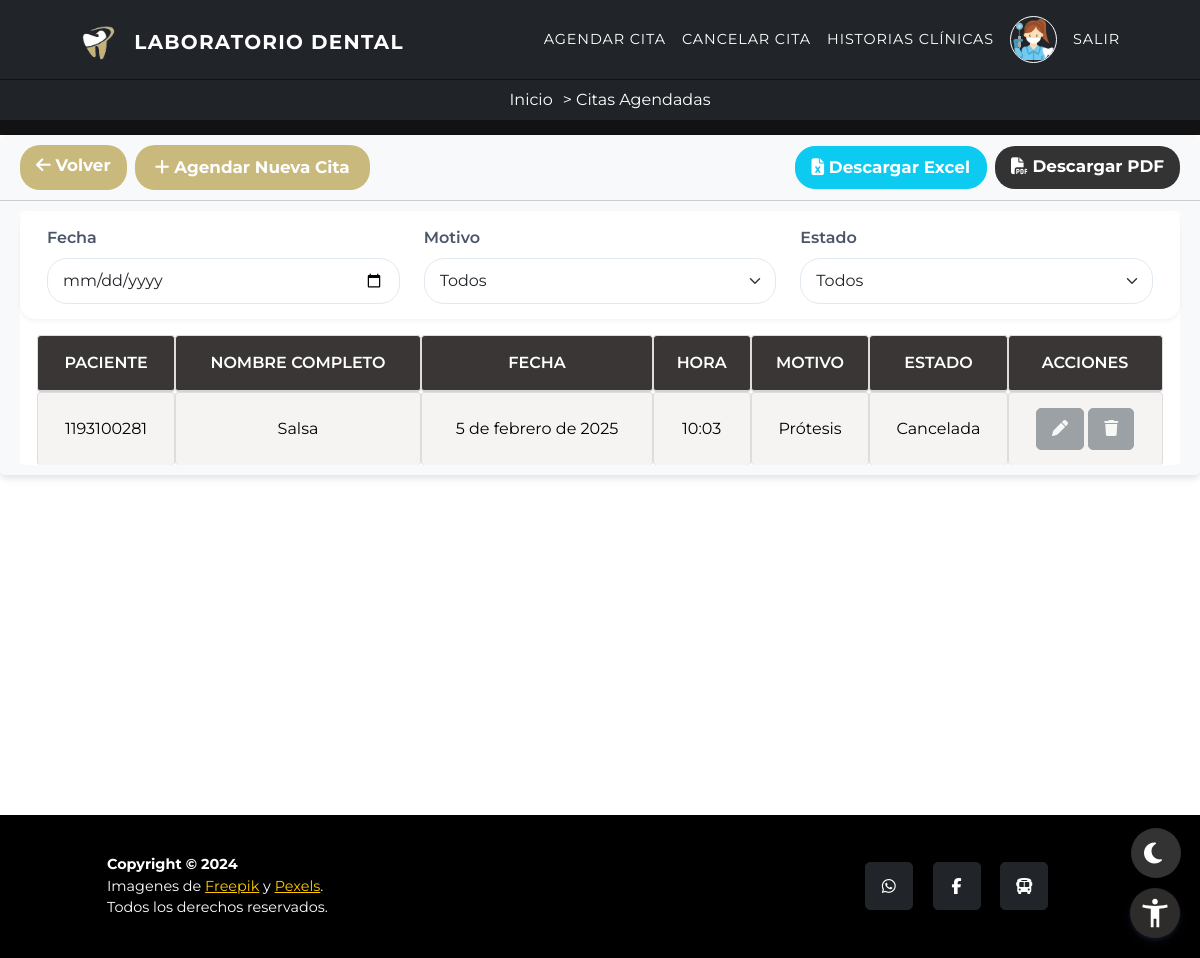
The page /list-citas/ (signed in) on the database as committed earlier.
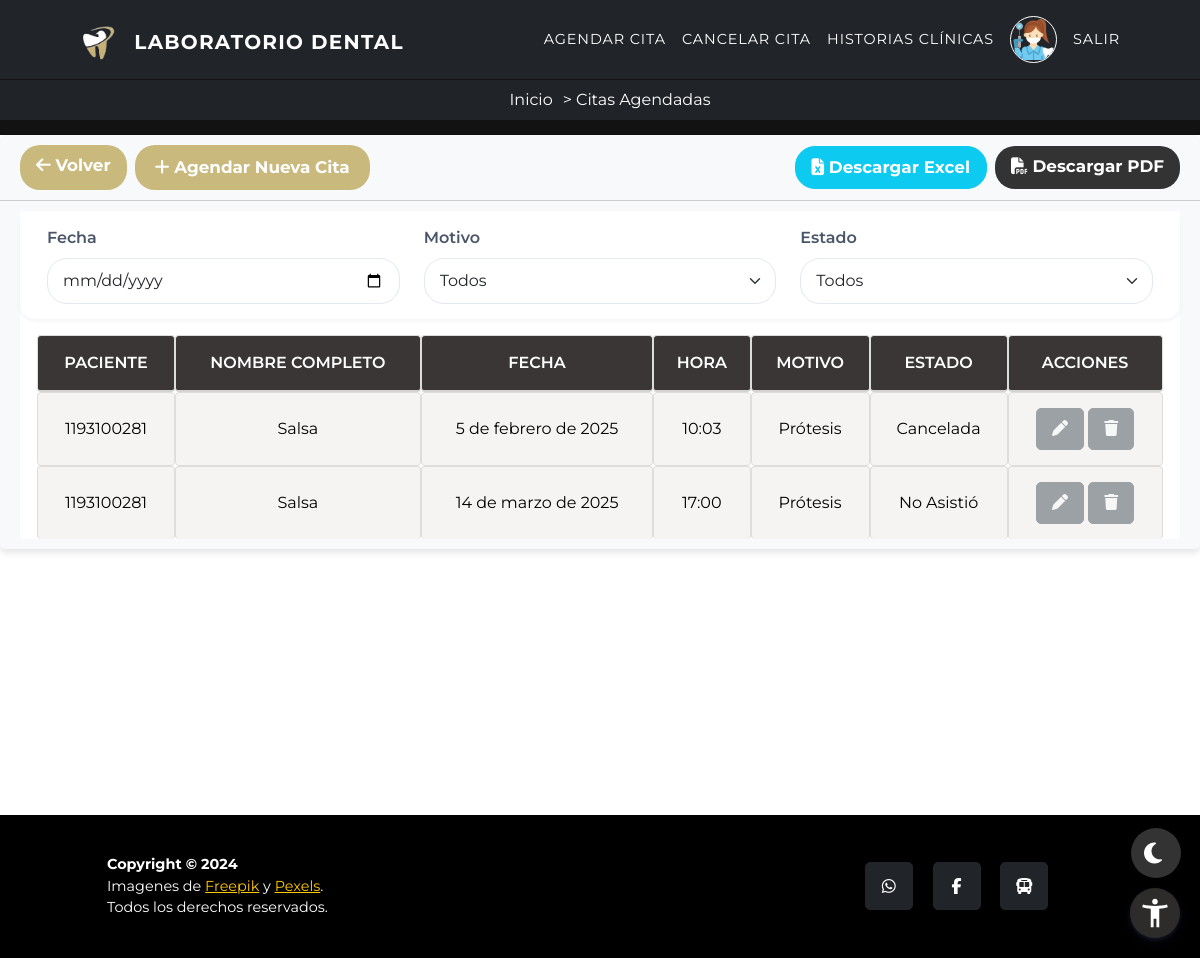
The same page on the database as committed later.
### inicio/models.py (models this page shows, shortened)
class Cita(models.Model):
    ESTADO_CHOICES = (
        ('Programada', 'Programada'),
        ('Asistida', 'Asistida'),
        ('Cancelada', 'Cancelada'),
        ('Inasistida', 'No Asistió'),
    )
    MOTIVO_CHOICES = (
        ('protesis', 'Prótesis'),
        ('ortodoncia', 'Ortodoncia'),
    )
    paciente = models.ForeignKey(UserProfile, on_delete=models.CASCADE)
    fecha_hora = models.ForeignKey(Fecha, on_delete=models.CASCADE, related_name='citas')
    motivo = models.CharField(max_length=20, choices=MOTIVO_CHOICES, default='protesis')
    estado = models.CharField(max_length=20, choices=ESTADO_CHOICES, default='Programada')
    asistio = models.BooleanField(default=False)
    google_event_id = models.CharField(max_length=255, blank=True, null=True)
    def save(self, *args, **kwargs):
        is_new = self.pk is None
        super().save(*args, **kwargs)
        self.actualizar_disponibilidad(is_new)
        self.actualizar_estado_por_fecha()
    def actualizar_estado_por_fecha(self):
        if self.fecha_hora.fecha < timezone.now().date() and self.estado == 'Programada':
            self.estado = 'inasistida'
            self.save()
    def actualizar_disponibilidad(self, is_new):
        print(f"Actualizando disponibilidad para fecha_hora: {self.fecha_hora}")
        if is_new or self.estado == 'Programada':
            self.fecha_hora.disponible = False
        print(f"Guardando fecha_hora con disponibilidad: {self.fecha_hora.disponible}")
        self.fecha_hora.save()

class UserProfile(AbstractBaseUser, PermissionsMixin):
    TIPO_CHOICES = (
        (1, 'T.I'),
        (2, 'C.C'),
        (3, 'C.E'),
        (4, 'C.I'),
    )
    tipo = models.PositiveSmallIntegerField(choices=TIPO_CHOICES, default=2)
    documento = models.IntegerField(unique=True, validators=[validate_document_length])
    nombre = models.CharField(max_length=50)
    imagen = models.ImageField(upload_to='imagenes/', blank=True, null=True)
    direccion = models.CharField(max_length=100, null=True, blank=True)
    correo = models.EmailField(max_length=100, null=True, blank=True)
    ocupacion = models.CharField(max_length=50, null=True, blank=True)
    celular = models.CharField(max_length=15, null=True, blank=True)
    acudiente = models.CharField(max_length=50, null=True, blank=True)
    edad = models.PositiveSmallIntegerField(null=True, blank=True)
    is_active = models.BooleanField(default=True, null=True, blank=True)
    is_admin = models.BooleanField(default=False, null=True, blank=True)
    is_superuser = models.BooleanField(default=False, null=True, blank=True)
    is_staff = models.BooleanField(default=False)
    objects = UserProfileManager()
    USERNAME_FIELD = 'documento'
    REQUIRED_FIELDS = ['nombre', 'correo']

class Fecha(models.Model):
    fecha = models.DateField()
    hora = models.TimeField()
    fecha_hora = models.DateTimeField(editable=False)
    disponible = models.BooleanField(default=True)
    class Meta:
        unique_together = ('fecha', 'hora')
    def __str__(self):
        return f"{self.fecha} {self.hora}"
    def save(self, *args, **kwargs):
        self.fecha_hora = timezone.datetime.combine(self.fecha, self.hora)
        print(f"Guardando Fecha {self}. Disponible antes de guardar: {self.disponible}")
        super().save(*args, **kwargs)
        print(f"Fecha guardada. Disponible después de guardar: {self.disponible}")

### citas/views.py (the view, shortened to what this page needs)
# urls.py: path('list-citas/', views.citas_agendadas, name="listcitas"),
@never_cache
@login_required(login_url='acceso_denegado')
def citas_agendadas(request):
    ahora = timezone.now()
    if request.user.is_superuser:
        citas = Cita.objects.all()
    else:
        citas = Cita.objects.filter(paciente=request.user)
    for cita in citas:
        fecha_hora_cita = datetime.combine(cita.fecha_hora.fecha, cita.fecha_hora.hora)
        fecha_hora_cita = timezone.make_aware(fecha_hora_cita)
        if fecha_hora_cita < ahora and cita.estado == 'Programada':
            cita.estado = 'Inasistida'
            cita.save()
    fecha = request.GET.get('fecha')
    motivo = request.GET.get('motivo')
    estado = request.GET.get('estado')
    if fecha:
        citas = citas.filter(fecha_hora__fecha=fecha)
    if motivo:
        citas = citas.filter(motivo=motivo)
    if estado:
        citas = citas.filter(estado=estado)
    return render(request, 'listcitas.html', {
        'citas': citas,
        'motivos': [motivo[0] for motivo in Cita.MOTIVO_CHOICES],
        'estados': [estado[0] for estado in Cita.ESTADO_CHOICES],
    })

### citas/templates/listcitas.html (shortened to what this page needs)
{% extends 'inicio.html' %}
{% load static %}
{% block titulo %}
<span data-tooltip="Lista de todas las citas programadas">Citas Agendadas</span>
{% endblock %}
{% block content %}
<div class="ContentTable">
    <div class="card">
        <div class="card-header">
            <div class="d-flex justify-content-between align-items-center flex-wrap">
                <div class="d-flex">
                    <a class="btn btn-primary btn-custom me-2" href="{% url 'dashboard' %}" role="button"
                        data-tooltip="Regresar al tablero principal">
                        <i class="fas fa-arrow-left text-white"></i> <span> Volver </span>
                    </a>
                    <a class="btn btn-success btn-custom" href="{% url 'crearcitas' %}" role="button"
                        data-tooltip="Crear una nueva cita">
                        <i class="fas fa-plus text-white"></i> <span> Agendar Nueva Cita </span>
                    </a>
                </div>
                <div class="d-flex">
                    <a class="btn btn-info btn-custom me-2" href="{% url 'reporte_excel' %}" role="button"
                        data-tooltip="Descargar tabla en excel">
                        <i class="fas fa-file-excel text-white"></i> <span>Descargar Excel</span>
                    </a>
                    <a class="btn btn-danger btn-custom" href="{% url 'reporte_pdf' %}" role="button"
                        data-tooltip="Descargar tabla en pdf">
                        <i class="fas fa-file-pdf text-white"></i> <span>Descargar PDF</span>
                    </a>
                </div>
            </div>
        </div>
        <div class="card-body">
            <div class="table-container">
                <form id="filtroForm" method="get" action="{% url 'listcitas' %}" class="mb-3">
                    <div class="row">
                        <div class="col-md-4">
                            <label for="fechaFiltro" class="form-label"
                                data-tooltip="Filtrar citas por fecha">Fecha</label>
                            <input type="date" id="fechaFiltro" name="fecha" class="form-control"
                                value="{{ request.GET.fecha }}" data-tooltip="Seleccione una fecha para filtrar">
                        </div>
                        <div class="col-md-4">
                            <label for="motivoFiltro" class="form-label"
                                data-tooltip="Filtrar citas por motivo">Motivo</label>
                            <select id="motivoFiltro" name="motivo" class="form-select"
                                data-tooltip="Seleccione un motivo para filtrar">
                                <option value="">Todos</option>
                            </select>
                        </div>
                        <div class="col-md-4">
                            <label for="estadoFiltro" class="form-label"
                                data-tooltip="Filtrar citas por estado">Estado</label>
                            <select id="estadoFiltro" name="estado" class="form-select"
                                data-tooltip="Seleccione un estado para filtrar">
                                <option value="">Todos</option>
                            </select>
                        </div>
                    </div>
                </form>
                <div class="table-responsive">
                    <table id="elementosTable" class="table table-primary table-centered">
                        <thead>
                            <tr>
                                <th id="headerPaciente" data-sort="paciente" scope="col"
                                    data-tooltip="Ordenar por número de documento del paciente">Paciente</th>
                                <th id="headerNombres" data-sort="nombres" scope="col"
                                    data-tooltip="Ordenar por nombre completo del paciente">Nombre Completo</th>
                                <th id="headerFecha" data-sort="fecha_historia" scope="col"
                                    data-tooltip="Ordenar por fecha de la cita">Fecha</th>
                                <th id="headerHora" data-sort="hora" scope="col"
                                    data-tooltip="Ordenar por hora de la cita">Hora</th>
                                <th id="headerMotivo" data-sort="motivo" scope="col"
                                    data-tooltip="Ordenar por motivo de la cita">Motivo</th>
                                <th id="headerEstado" data-sort="estado" scope="col"
                                    data-tooltip="Ordenar por estado de la cita">Estado</th>
                                <th scope="col" data-tooltip="Acciones disponibles para cada cita">Acciones</th>
                            </tr>
                        </thead>
                        <tbody>
                            {% for cita in citas %}
                            <tr>
                                <td data-sort="paciente">{{ cita.paciente.documento }}</td>
                                <td data-sort="nombres">{{ cita.paciente.nombre }}</td>
                                <td data-sort="fecha_historia">{{ cita.fecha_hora.fecha }}</td>
                                <td data-sort="hora">{{ cita.fecha_hora.hora|time:"H:i" }}</td>
                                <td data-sort="motivo">{{ cita.get_motivo_display }}</td>
                                <td data-sort="estado">{{ cita.get_estado_display }}</td>
                                <td>
                                    <a {% if cita.get_estado_display == 'Programada' %}
                                        href="{% url 'editarcitas' cita.id %}" class="btn btn-warning"
                                        data-tooltip="Editar detalles de la cita"
                                    {% else %}
                                        class="btn btn-secondary disabled"
                                        data-tooltip="No se puede editar una cita no programada"
                                    {% endif %}>
                                        <i class="fas fa-pen sort-icon a"></i>
                                    </a>
                                    <button {% if cita.get_estado_display == 'Programada' %}
                                        class="btn btn-danger cancelar-cita-btn" data-tooltip="Cancelar esta cita"
                                        {% else %}
                                            class="btn btn-secondary disabled"
                                            data-tooltip="No se puede cancelar una cita no programada"
                                    {% endif %} data-cita-id="{{ cita.id }}">
                                        <i class="fas fa-trash sort-icon a"></i>
                                    </button>
                                </td>
                            </tr>
                            {% endfor %}
                        </tbody>
                    </table>
                </div>
            </div>
        </div>
    </div>
</div>
{% endblock %}

Rows that differ between the two databases and show on the page:
added Cita: paciente.documento "1193100281", paciente.nombre "Salsa", fecha_hora.fecha "14 de marzo de 2025", fecha_hora.hora "17:00", motivo "Prótesis", estado "No Asistió"
